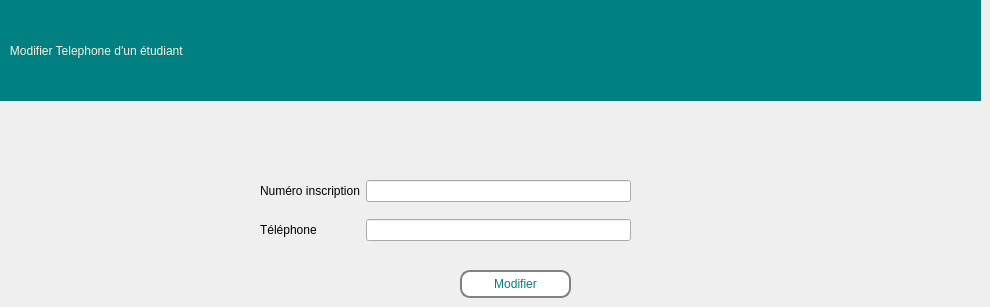
    <widget class="QWidget" name="page_modifier_telephone_etudiant">
     <widget class="QPushButton" name="pushButton_modifer">
      <property name="geometry">
       <rect>
        <x>460</x>
        <y>270</y>
        <width>111</width>
        <height>28</height>
       </rect>
      </property>
      <property name="styleSheet">
       <string notr="true">border: 2px solid gray;
font: 63 9pt &quot;Segoe UI Variable Display Semib&quot;;
  border-radius: 10px;
  padding: 0 8px;
  
color: rgb(0, 128, 128);
background-color: rgb(255, 255, 255);</string>
      </property>
      <property name="text">
       <string>Modifier</string>
      </property>
     </widget>
     <widget class="QLabel" name="label_174">
      <property name="geometry">
       <rect>
        <x>0</x>
        <y>0</y>
        <width>981</width>
        <height>101</height>
       </rect>
      </property>
      <property name="toolTip">
       <string>&lt;html&gt;&lt;head/&gt;&lt;body&gt;&lt;p align=&quot;center&quot;&gt;&lt;br/&gt;&lt;/p&gt;&lt;/body&gt;&lt;/html&gt;</string>
      </property>
      <property name="styleSheet">
       <string notr="true">color: rgb(253, 239, 220);background-color: rgb(0, 128, 128);
font: 75 16pt &quot;Rockwell&quot;;
</string>
      </property>
      <property name="text">
       <string>   Modifier Telephone d'un étudiant </string>
      </property>
     </widget>
     <widget class="QWidget" name="formLayoutWidget_6">
      <property name="geometry">
       <rect>
        <x>260</x>
        <y>180</y>
        <width>371</width>
        <height>73</height>
       </rect>
      </property>
      <layout class="QFormLayout" name="formLayout_7">
       <property name="verticalSpacing">
        <number>17</number>
       </property>
       <item row="0" column="0">
        <widget class="QLabel" name="label_29">
         <property name="styleSheet">
          <string notr="true">font: 63 9pt &quot;Segoe UI Variable Display Semib&quot;;</string>
         </property>
         <property name="text">
          <string>Numéro inscription</string>
         </property>
        </widget>
       </item>
       <item row="1" column="0">
        <widget class="QLabel" name="label_52">
         <property name="styleSheet">
          <string notr="true">font: 63 9pt &quot;Segoe UI Variable Display Semib&quot;;</string>
         </property>
         <property name="text">
          <string>Téléphone</string>
         </property>
        </widget>
       </item>
       <item row="0" column="1">
        <widget class="QLineEdit" name="num_modifier"/>
       </item>
       <item row="1" column="1">
        <widget class="QLineEdit" name="telephone_modifier"/>
       </item>
      </layout>
     </widget>
    </widget>
